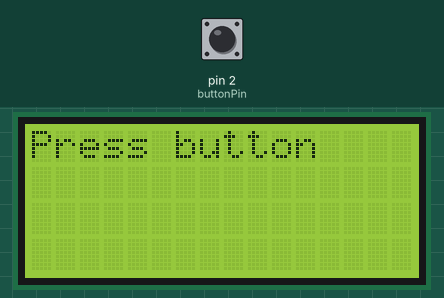
This sketch was run on a simulated Arduino Uno, built with avr-gcc and run on an emulated ATmega328P. Shown: 16×4 character LCD. Inputs (shaded band) come from the test bench; at power-on: pin 2 (buttonPin) HIGH. Random numbers use the default seed unless the sketch sets one.

Above: at 1.2 s.
1.3 s: pin 2 (buttonPin) pulled LOW for 1 s
At 2.6 s:
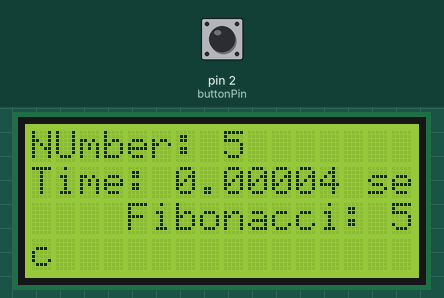
3.8 s: pin 2 (buttonPin) pulled LOW for 0.15 s
6.9 s: pin 2 (buttonPin) pulled LOW for 1 s
At 8.6 s:
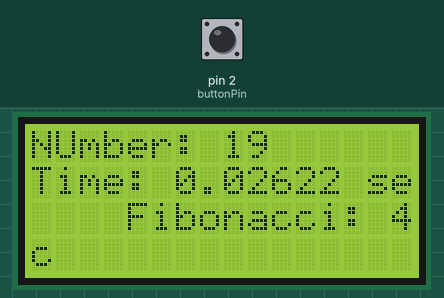
9.4 s: pin 2 (buttonPin) pulled LOW for 0.15 s
At 10.7 s:
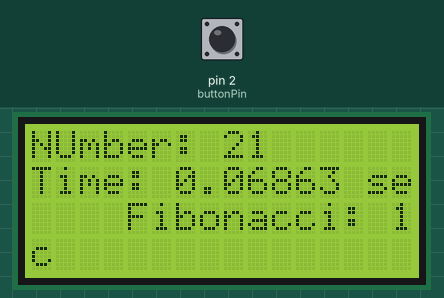
Timing chart, 0 to 12.0 s (numbered marks = the images above; inputs shaded):
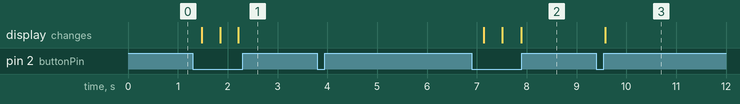

Measured:
- after the input at 1.3 s, the display: first changes after 0.18 s (image 1 shows a later state)
- after the input at 3.8 s, every drawn part: stays the same
- after the input at 9.4 s, the display: changes after 0.18 s (image 3)

The sketch:

sketch.ino
```cpp
#include <Wire.h>
#include <LiquidCrystal_I2C.h>

LiquidCrystal_I2C lcd(0x27, 16, 4);

const int buttonPin = 2;
int lastButtonState = HIGH;
unsigned long lastDebounceTime = 0;
const unsigned long debounceDelay = 50;

unsigned long fibonacci(int n) {
  if (n <= 1) return n;
  return fibonacci(n - 1) + fibonacci(n - 2);
}

void setup() {
  Serial.begin(9600);

  // Инициализация LCD
  lcd.init();
  lcd.backlight();
  lcd.clear();
  lcd.setCursor(0, 0);
  lcd.print("Press button");

  pinMode(buttonPin, INPUT_PULLUP);
  randomSeed(analogRead(A0));
}

void loop() {
  int reading = digitalRead(buttonPin);

  if (reading != lastButtonState) {
    lastDebounceTime = millis();
  }

  if ((millis() - lastDebounceTime) > debounceDelay && reading == LOW) {

    int randomN = random(5, 31);

    unsigned long startMicros = micros();
    unsigned long fibResult = fibonacci(randomN);
    unsigned long endMicros = micros();

    double elapsedSeconds = (endMicros - startMicros) / 1000000.0;

    lcd.clear();

    lcd.setCursor(0, 0);
    lcd.print("Rand: ");
    lcd.print(randomN);
    lcd.print("     ");

    lcd.setCursor(0, 0);
    lcd.print("NUmber: ");
    lcd.print(randomN);
    lcd.setCursor(0, 1);
    lcd.print("Time: ");
    lcd.print(elapsedSeconds, 5);
    lcd.print(" sec ");
    lcd.setCursor(0, 2);
    lcd.print("Fibonacci: ");
    lcd.print(fibResult);
    lcd.setCursor(0, 3);

    delay(300);
  }

  lastButtonState = reading;
}
```
